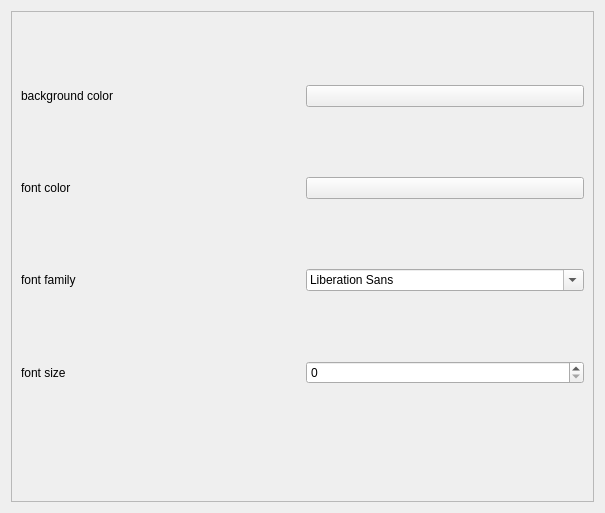
<?xml version="1.0" encoding="UTF-8"?>
<ui version="4.0">
 <class>PreviewsAppearanceSettings</class>
 <widget class="QWidget" name="PreviewsAppearanceSettings">
  <property name="geometry">
   <rect>
    <x>0</x>
    <y>0</y>
    <width>605</width>
    <height>513</height>
   </rect>
  </property>
  <property name="windowTitle">
   <string>Form</string>
  </property>
  <layout class="QVBoxLayout" name="verticalLayout_2">
   <item>
    <layout class="QVBoxLayout" name="verticalLayout">
     <item>
      <widget class="QScrollArea" name="scrollArea">
       <property name="widgetResizable">
        <bool>true</bool>
       </property>
       <widget class="QWidget" name="scrollAreaWidgetContents">
        <property name="geometry">
         <rect>
          <x>0</x>
          <y>0</y>
          <width>583</width>
          <height>491</height>
         </rect>
        </property>
        <layout class="QVBoxLayout" name="verticalLayout_4">
         <item>
          <layout class="QVBoxLayout" name="verticalLayout_3">
           <item>
            <layout class="QHBoxLayout" name="horizontalLayout">
             <item>
              <widget class="QLabel" name="label">
               <property name="text">
                <string>background color </string>
               </property>
              </widget>
             </item>
             <item>
              <widget class="KColorButton" name="kcfg_background_preview_color"/>
             </item>
            </layout>
           </item>
          </layout>
         </item>
         <item>
          <layout class="QHBoxLayout" name="horizontalLayout_2">
           <item>
            <widget class="QLabel" name="label_2">
             <property name="text">
              <string>font color</string>
             </property>
            </widget>
           </item>
           <item>
            <widget class="KColorButton" name="kcfg_preview_font_color"/>
           </item>
          </layout>
         </item>
         <item>
          <layout class="QHBoxLayout" name="horizontalLayout_3">
           <item>
            <widget class="QLabel" name="label_3">
             <property name="text">
              <string>font family</string>
             </property>
            </widget>
           </item>
           <item>
            <widget class="QFontComboBox" name="kcfg_preview_font_family"/>
           </item>
          </layout>
         </item>
         <item>
          <layout class="QHBoxLayout" name="horizontalLayout_4">
           <item>
            <widget class="QLabel" name="label_4">
             <property name="text">
              <string>font size </string>
             </property>
            </widget>
           </item>
           <item>
            <widget class="QSpinBox" name="kcfg_preview_font_size"/>
           </item>
          </layout>
         </item>
         <item>
          <spacer name="verticalSpacer">
           <property name="orientation">
            <enum>Qt::Vertical</enum>
           </property>
           <property name="sizeType">
            <enum>QSizePolicy::Preferred</enum>
           </property>
           <property name="sizeHint" stdset="0">
            <size>
             <width>20</width>
             <height>40</height>
            </size>
           </property>
          </spacer>
         </item>
        </layout>
       </widget>
      </widget>
     </item>
    </layout>
   </item>
  </layout>
 </widget>
 <customwidgets>
  <customwidget>
   <class>KColorButton</class>
   <extends>QPushButton</extends>
   <header>kcolorbutton.h</header>
  </customwidget>
 </customwidgets>
 <resources/>
 <connections/>
</ui>
